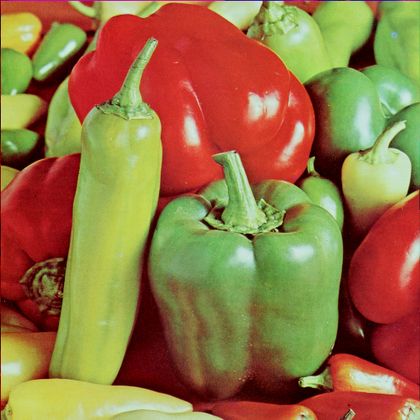
%> input picture peppers.png, 420 x 420 px, shrunk from 512 x 512 before the run
$ octave main_script.m   (GNU Octave 9; MATLAB toolbox functions it lacks are replaced by stand-ins)
%> lines starting %> are read from the running program, lines starting %| are printed output that depends on the picture
close all;
clear;
clc;

img=imread('peppers.png');
%> img is the input picture: size 420x420x3 uint8; mean R, G, B 149.8, 115.6, 66.5

% Konversi gambar
img_gray=rgb2gray(img);
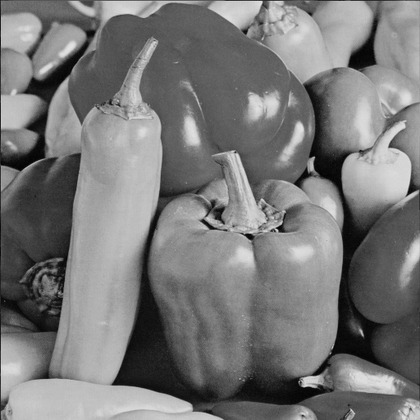
%> img_gray: size 420x420 uint8; min 1, max 228, mean 120.2
img_red=img(:,:,1);
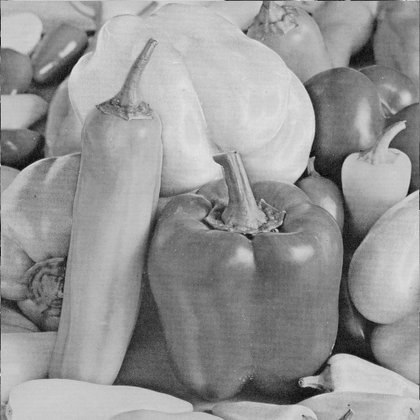
%> img_red: size 420x420 uint8; min 5, max 227, mean 149.8
img_green=img(:,:,2);
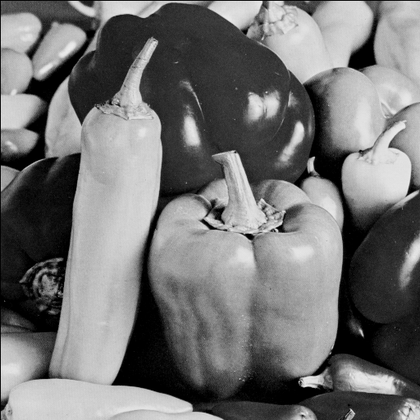
%> img_green: size 420x420 uint8; min 0, max 242, mean 115.6
img_blue=img(:,:,3);
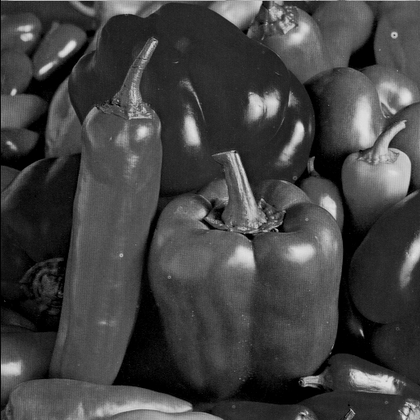
%> img_blue: size 420x420 uint8; min 0, max 228, mean 66.5

% Paramater
angle=15; % sudut untuk soal rotasi
T1=60; T2=120; T3=160; % threshold untuk soal threshold
K=[-1 -1 -1; % matriks kernel untuk soal konvolusi
    -1 8 -1;
    -1 -1 -1];
SE=offsetstrel('ball',4,4); % Structuring element untuk soal morfologi

disp('-------------------------- ETS PCD --------------------------');
disp('Moh Rifqy R | 01111940000028');
disp('Ketik nomor untuk melihat hasil penyelsaian soal');
disp(['1: soal nomor 1';
      '2: soal nomor 2';
      '3: soal nomor 3';
      '4: soal nomor 4';
      '5: soal nomor 5'])
option=input('Masukkan nomor soal: ');
%> the answer given: 3

switch option
    case 1
        soalNo1(img,angle);
    case 2
        soalNo2(img_gray,T1,T2,T3);
    case 3
        soalNo3(img_gray, img_red, img_green, img_blue);
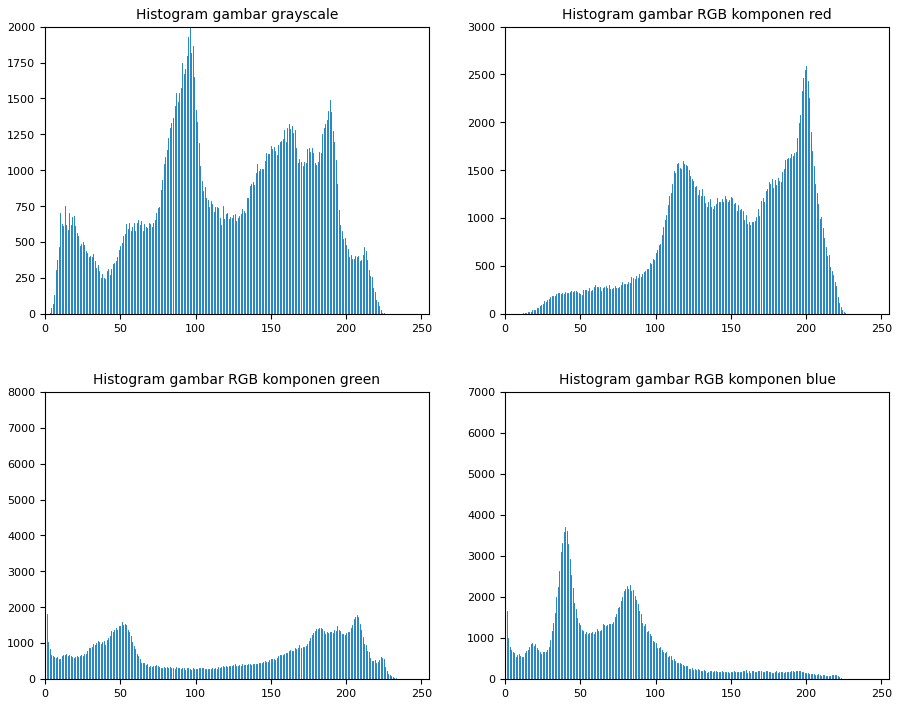
%> figure redrawn from the program's plot data, 4 panels; panel 1: highest point at x = 96, y = 1992; panel 2: highest point at x = 200, y = 2591; panel 3: highest point at x = 0, y = 7718; panel 4: highest point at x = 0, y = 6975
    case 4
        soalNo4(img_gray,K);
    case 5
        soalNo5(img_gray,SE)
    otherwise
        error('Masukkan opsi yang tepat!');
end

% ========================= Bagian Function Tiap Soal =====================
% SOAL NOMOR 1 - Rotasi
function soalNo1(img,angle)
img_center=imrotate(img,angle,'bilinear','crop'); %Berdasarkan titik tengah
img_lefttop=RotateOperation(img,angle); %Berdasarkan titik kiri-atas
subplot(1,2,1), imshow(img_center);
title(['Rotasi ',num2str(angle),' dengan sumbu di tengah']);
subplot(1,2,2), imshow(img_lefttop);
title(['Rotasi ',num2str(angle),' dengan sumbu di kiri-atas']);
end

% SOAL NOMOR 2 - Penerapan Threshold
function soalNo2(img_gray,T1,T2,T3)
img_T1=ThresholdBlackWhite(img_gray,T1);
img_T2=ThresholdBlackWhite(img_gray,T2);
img_T3=ThresholdBlackWhite(img_gray,T3);
subplot(2,2,1), imshow(img_gray);
title('Gambar tanpa threshold');
subplot(2,2,2), imshow(img_T1);
title(['Gambar dengan threshold:  ',num2str(T1)]);
subplot(2,2,3), imshow(img_T2);
title(['Gambar dengan threshold:  ',num2str(T2)]);
subplot(2,2,4), imshow(img_T3);
title(['Gambar dengan threshold:  ',num2str(T3)]);
end

% SOAL NOMOR 3 - Histogram
function soalNo3(img_gray, img_red, img_green, img_blue)
subplot(2,2,1), imhist(img_gray);
title('Histogram gambar grayscale');
subplot(2,2,2), imhist(img_red);
title('Histogram gambar RGB komponen red');
subplot(2,2,3), imhist(img_green);
title('Histogram gambar RGB komponen green');
subplot(2,2,4), imhist(img_blue);
title('Histogram gambar RGB komponen blue');
end

% SOAL NOMOR 4 - Konvolusi
function soalNo4(img_gray,K)
img_conv=conv2(img_gray,K);
subplot(1,2,1), imshow(img_gray);
title('Sebelum Konvolusi');
subplot(1,2,2), imshow(img_conv);
title('Sesudah Konvolusi');
end

% SOAL NOMOR 5 - Morfologi
function soalNo5(img_gray,SE)
img_rode=imerode(img_gray,SE);
img_dil=imdilate(img_gray,SE);
img_op=imdilate(img_rode,SE);
img_cl=imerode(img_dil,SE);
subplot(1,3,1), imshow(img_gray);
title('Gambar asli');
subplot(1,3,2), imshow(img_op);
title('Operasi opening');
subplot(1,3,3), imshow(img_cl);
title('Operasi closing');
end
